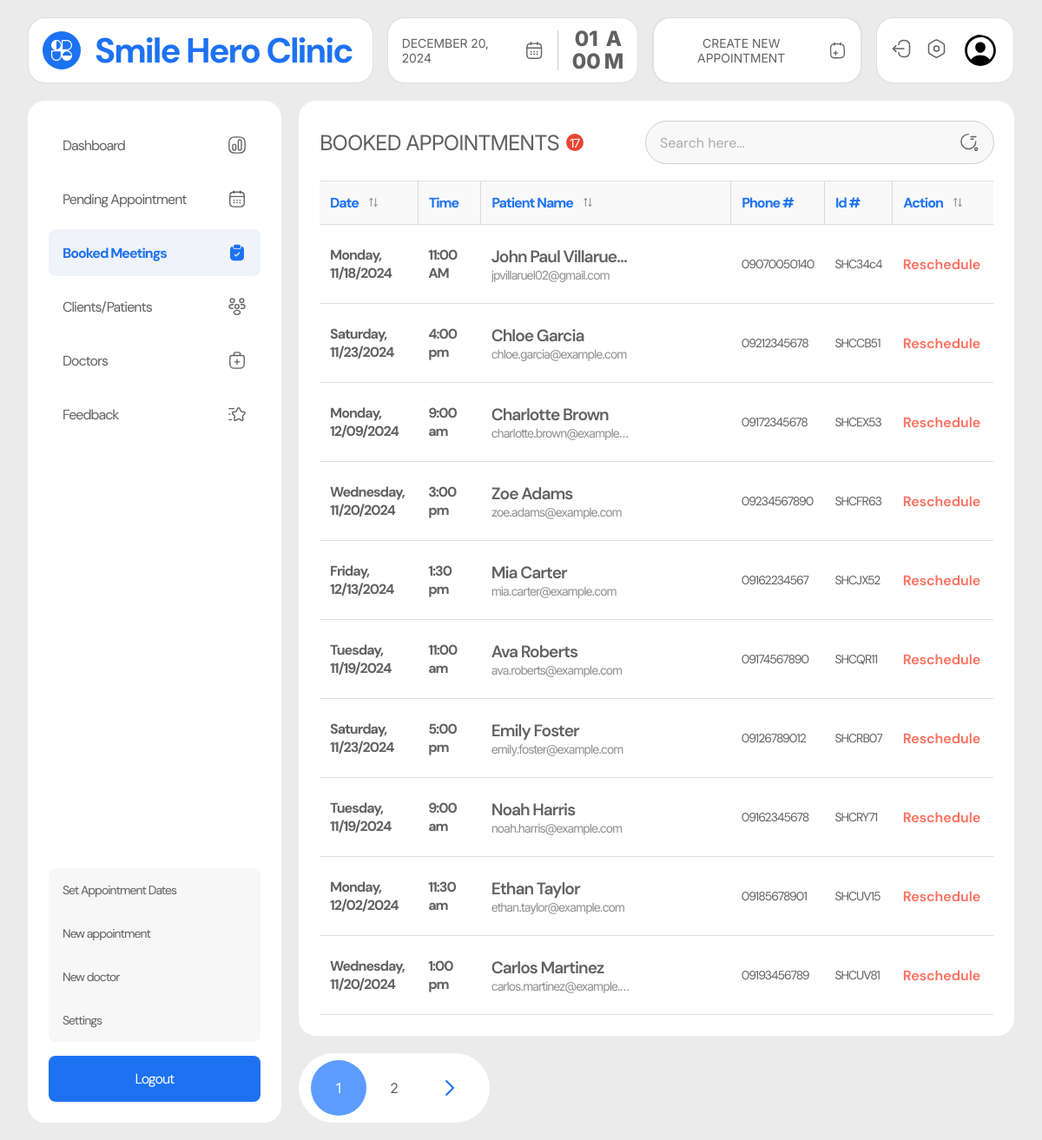
The page /admin/booked.php (signed in) on the database as committed earlier.
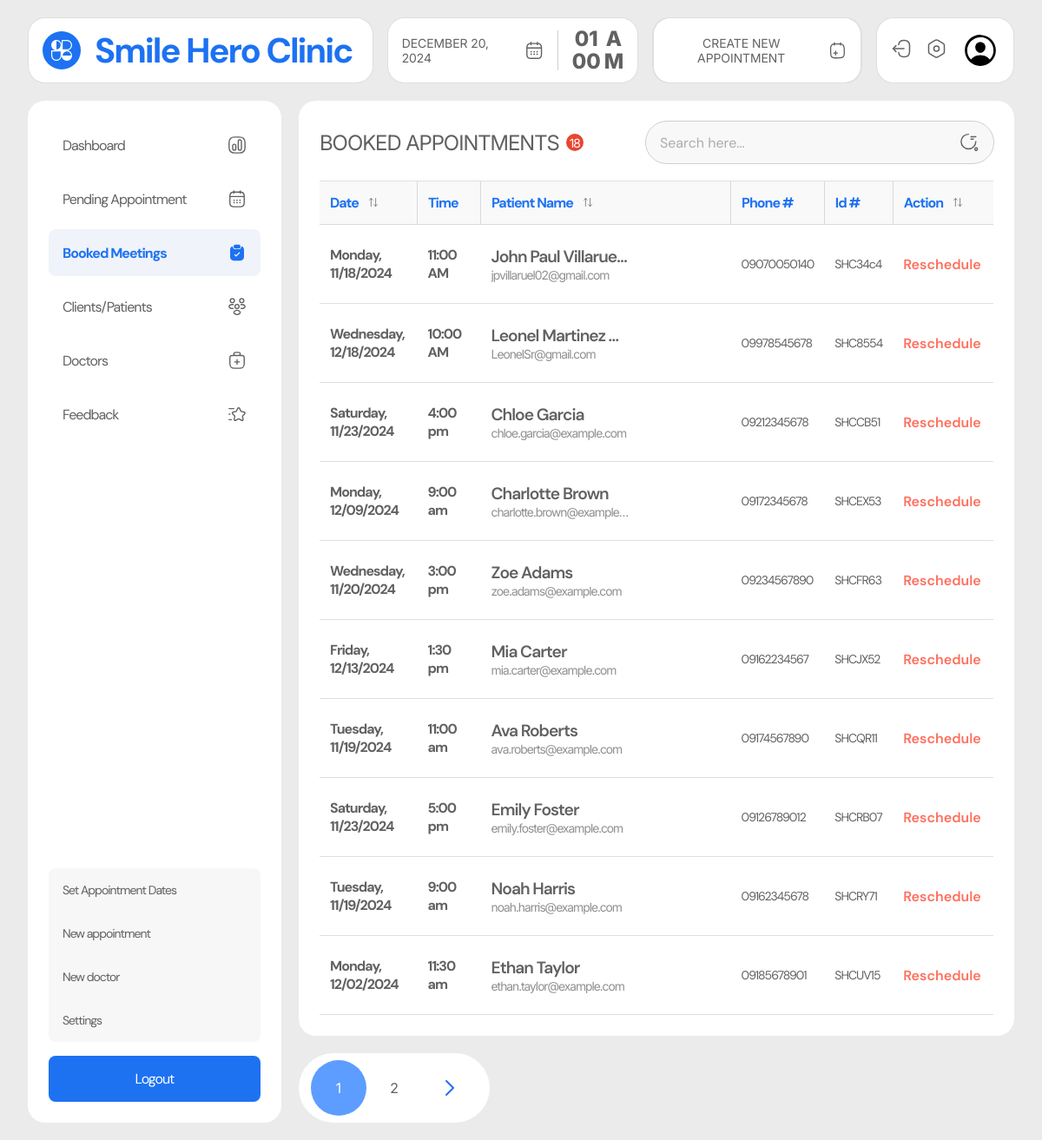
The same page on the database as committed later.
### tables this page shows
CREATE TABLE `appointments` (
  `user_id` varchar(100) NOT NULL,
  `doctor_id` varchar(100) DEFAULT NULL,
  `appointment_id` varchar(20) NOT NULL,
  `label` varchar(100) NOT NULL,
  `name` varchar(255) NOT NULL,
  `email` varchar(255) NOT NULL,
  `contact` varchar(30) NOT NULL,
  `message` text NOT NULL,
  `date` varchar(30) NOT NULL,
  `time` varchar(30) NOT NULL,
  `service` varchar(100) NOT NULL,
  `location` varchar(100) NOT NULL,
  `status` varchar(50) NOT NULL,
  `created_at` datetime NOT NULL
);

### admin/booked.php (the view, shortened to what this page needs)
<?php
require_once '../includes/dbh.inc.php';
require_once './includes/pagination.php';
$limit = 10;
$page = isset($_GET['page']) ? (int)$_GET['page'] : 1;
$start = ($page - 1) * $limit;
$totalQuery = "SELECT COUNT(*) AS total FROM appointments WHERE status = 'accepted' OR status = 'rescheduled'";
$totalResult = $conn->query($totalQuery);
$totalRow = $totalResult->fetch_assoc();
$totalRecords = $totalRow['total'];
$query = "SELECT * FROM appointments WHERE status = 'accepted' OR status = 'rescheduled' LIMIT $start, $limit";
$result = $conn->query($query);
$users = [];
if ($result->num_rows > 0) {
  while ($row = $result->fetch_assoc()) {
    $users[] = $row;
  }
}
$totalPages = ceil($totalRecords / $limit);
?>
<!DOCTYPE html>
<html lang="en">
<head>
  <link rel="stylesheet" href="../src/dist/styles.css" />
</head>
<body class="admin__page">
  <main class="admin__main">
    <?php include("includes/nav.php"); ?>
     <section class="admin__content">
      <?php include("includes/side_nav.php"); ?>
      <div class="booked__container">
        <div class="booked-appointments__table">
          <div class="table-heading__container">
            <h1 class="table-heading">booked appointments <span class="table-item-count"><?php echo $totalRecords ?></span></h1>
            <?php include("includes/search.php"); ?>
          </div>
          <table>
            <thead>
              <tr>
                <th>
                  date
                  <div class="dropdown-container">
                    <button class="filter-btn">
                    </button>
                  </div>
                </th>
                <th>
                  time
                </th>
                <th>
                  patient name
                  <div class="dropdown-container">
                    <button class="filter-btn">
                    </button>
                  </div>
                </th>
                <th>phone #</th>
                <th>id #</th>
                <th>
                  action
                  <div class="dropdown-container">
                    <button class="filter-btn">
                    </button>
                  </div>
                </th>
              </tr>
            </thead>
            <tbody id="items">
              <?php foreach ($users as $user){?>
              <tr class="item-row appointment-row"
                data-date="<?php echo date('Y-m-d', strtotime($user['date'])); ?>">
                <td class="patient-cell date" data-date="<?php echo $user['date'] ?>">
                  <?php echo date('l, m/d/Y', strtotime($user['date'])); ?>
                </td>
                <td class="patient-cell time">
                  <?php echo $user['time']; ?>
                </td>
                <td class="patient-cell name-email" data-label="<?php echo $user['label'] ?>">
                  <p class="patient-name" title="<?php echo $user['name']; ?>">
                    <?php echo $user['name']; ?>
                  </p>
                  <p class="patient-email" title="<?php echo $user['email']; ?>">
                    <?php echo $user['email']; ?>
                  </p>
                </td>
                <td class="patient-cell phone">
                  <?php echo $user['contact']; ?>
                </td>
                <td class="patient-cell apt-id">
                  <?php echo $user['appointment_id']; ?>
                </td>
                <td class="patient-cell action" data-status="<?php echo $user['status']; ?>">
                </td>
              </tr>
              <?php } ?>
            </tbody>
          </table>
        </div>
        <?php renderPagination($page, $totalPages) ?>
      </div>
    </section>
  </main>
</body>
</html>

### admin/includes/nav.php (shortened to what this page needs)
<nav class="navbar" style="z-index: 1">
  <div class="navbar__brand">
    <h1 class="navbar__title">Smile Hero Clinic</h1>
  </div>
  <div class="navbar__datetime">
    <div class="navbar__date">
      <p class="currentDate">September 16, 2024</p>
    </div>
    <div class="navbar__time">
      <div id="timeEl" class="navbar__time-numbers">
        <p>02</p>
        <p>59</p>
      </div>
      <div class="navbar__ampm">
        <p class="navbar__ampm--first">p</p>
        <p class="navbar__ampm--second">m</p>
      </div>
    </div>
  </div>
  <button class="btn btn--primary">
    <a href="./new-appointment.php">
      Create New Appointment
     </a>
  </button>
  <div class="navbar__actions">
    <button class="btn btn--icon">
      <a href="#">
      </a>
    </button>
    <button class="btn btn--icon">
      <a href="#">
      </a>
    </button>
    <div class="profile">
    </div>
  </div>
</nav>

### admin/includes/side_nav.php
<?php $current_page = basename($_SERVER['PHP_SELF']); ?>
<aside class="admin-sidenav">
  <ul>
    <li <?php echo ($current_page == 'dashboard.php') ? 'class="active__link"' : ''; ?>>
      <a href="../admin/dashboard.php">
        <img
          src="../assets/admin_assets/icons/dashboard/<?php echo ($current_page == 'dashboard.php') ? 'active/dashboard.svg' : 'default/dashboard.svg'; ?>"
          alt="" style="width: 1.375rem; height: 1.375rem" />Dashboard</a>
    </li>
    <li <?php echo ($current_page == 'appointments.php') ? 'class="active__link"' : ''; ?>>
      <a href="../admin/appointments.php">
        <img
          src="../assets/admin_assets/icons/dashboard/<?php echo ($current_page == 'appointments.php') ? 'active/pending-appointment.svg' : 'default/pending-appointment.svg'; ?>"
          alt="" style="width: 1.375rem; height: 1.375rem" />Pending Appointment</a>
    </li>
    <li <?php echo ($current_page == 'booked.php') ? 'class="active__link"' : ''; ?>>
      <a href="../admin/booked.php">
        <img
          src="../assets/admin_assets/icons/dashboard/<?php echo ($current_page == 'booked.php') ? 'active/booked-appointments.svg' : 'default/booked-appointments.svg'; ?>"
          alt="" style="width: 1.375rem; height: 1.375rem" />Booked Meetings</a>
    </li>
    <li <?php echo ($current_page == 'patients.php') ? 'class="active__link"' : ''; ?>>
      <a href="../admin/patients.php">
        <img
          src="../assets/admin_assets/icons/dashboard/<?php echo ($current_page == 'patients.php') ? 'active/patients.svg' : 'default/patients.svg'; ?>"
          alt="" style="width: 1.375rem; height: 1.375rem" />Clients/Patients</a>
    </li>
    <li <?php echo ($current_page == 'doctors.php') ? 'class="active__link"' : ''; ?>>
      <a href="../admin/doctors.php">
        <img
          src="../assets/admin_assets/icons/dashboard/<?php echo ($current_page == 'doctors.php') ? 'active/doctors.svg' : 'default/doctors.svg'; ?>"
          alt="" style="width: 1.375rem; height: 1.375rem" />Doctors</a>
    </li>
    <li <?php echo ($current_page == 'feedback.php') ? 'class="active__link"' : ''; ?>>
      <a href="../admin/feedback.php">
        <img
          src="../assets/admin_assets/icons/dashboard/<?php echo ($current_page == 'feedback.php') ? 'active/feedback.svg' : 'default/feedback.svg'; ?>"
          alt="" style="width: 1.375rem; height: 1.375rem" />Feedback</a>
    </li>
  </ul>
  <div class="bottom-links">
    <ul>
      <li <?php echo ($current_page == 'set-dates.php') ? 'class="active__link"' : ''; ?>>
        <a href="../admin/set-dates.php">
          Set Appointment Dates
        </a>
      </li>
      <li <?php echo ($current_page == 'new-appointment.php') ? 'class="active__link"' : ''; ?>>
        <a href="../admin/new-appointment.php">
          New appointment
        </a>
      </li>
      <li <?php echo ($current_page == 'new-doctor.php') ? 'class="active__link"' : ''; ?>>
        <a href="../admin/new-doctor.php">
          New doctor
        </a>
      </li>
      <li <?php echo ($current_page == 'settings.php') ? 'class="active__link"' : ''; ?>>
        <a href="../admin/settings.php">
          Settings
        </a>
      </li>
    </ul>
    <button id="logout_button">
      <a href="../includes/logout.php">Logout</a>
    </button>
  </div>
</aside>

### admin/includes/search.php (shortened to what this page needs)
<div class="search__container">
  <input type="text" id="searchInput" placeholder="Search here...">
</div>

### admin/includes/pagination.php (shortened to what this page needs)
<?php
function renderPagination($currentPage, $totalPages) {
    echo '<div class="pagination">
            <div class="container">';
    for ($i = 1; $i <= $totalPages; $i++) {
        $activeClass = $i == $currentPage ? 'active-page' : '';
        echo '<a href="?page=' . $i . '" class="button ' . $activeClass . '">' . $i . '</a>';
    }
    if ($currentPage < $totalPages) {
        echo '<a href="?page=' . ($currentPage + 1) . '" class="button icon">
                <svg width="32" height="32" viewBox="0 0 32 32" fill="none" xmlns="http://www.w3.org/2000/svg">
                  <path d="M12.036 8.00655L20.0426 16.0131L12.036 24.0197" stroke="#1D72F2" stroke-width="2" stroke-linecap="round" stroke-linejoin="round"/>
                </svg>
              </a>';
    }
    echo '</div>
    </div>';
}

Rows that differ between the two databases and show on the page:
no longer on this page (row unchanged): appointments: date "Wednesday, 11/20/2024", time "1:00 pm", name "Carlos Martinez", email "carlos.martinez@example.…", contact "09193456789", appointment_id "SHCUV81"
added appointments: date "Wednesday, 12/18/2024", time "10:00 AM", name "Leonel Martinez C…", email "LeonelSr@gmail.com", contact "09978545678", appointment_id "SHC8554"
Other text that changed with them:
$totalRecords: "17" → "18"
